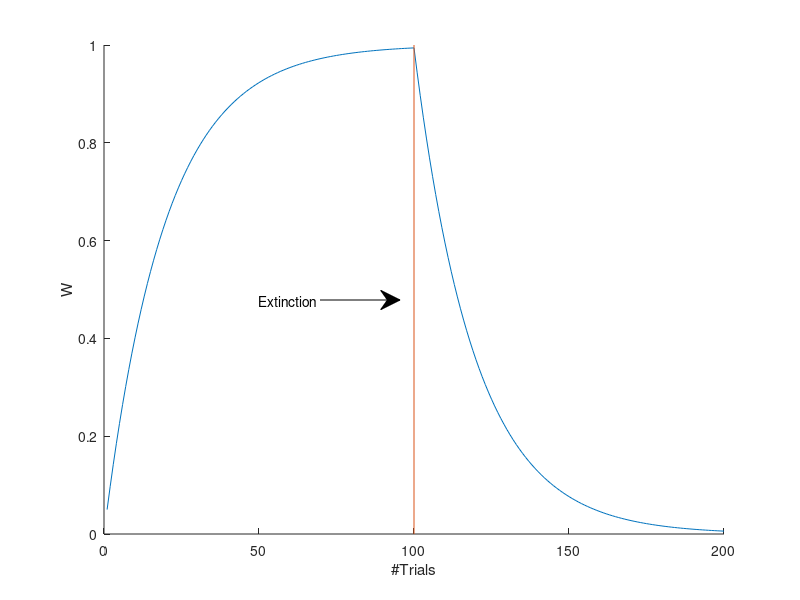

Write MATLAB code to recreate this figure. (Note: this script raises an error after producing the figure.)
%% Q1
% Extinction
clearvars
addpath(genpath('matlabGiftiCifti'));

n_Ptrials = 100;
n_Ntrials = 100;
% v => expected reward
% w => weight
% u => presence of stimuli
% d => difference of actual reward and v
% e => learning rate
w_list = [];
e = 0.05;

w = 0;
u = 1;
for i=1:n_Ptrials
    v = w * u;
    w = w + e * (1-v) * u;
    w_list = [w_list w];
end
u = 1;
for i=1:n_Ntrials
    v = w * u;
    w = w + e * (0-v) * u;
    w_list = [w_list w];
end

figure;
set(gcf,'Color',[1 1 1]);
set(gca,'FontName','arial','FontSize',10); % Check this
plot(1:(n_Ntrials+n_Ptrials),w_list);
xlabel('#Trials');
ylabel('W');
box off
hold on
yL = ylim;
plot([n_Ntrials n_Ntrials],[yL(1) yL(2)])
annotation('textarrow',[0.4 0.5],[0.5 0.5],'String','Extinction')
export_fig('Extinction.png','-r600');

%% Q1
% Partial
clearvars
addpath(genpath('matlabGiftiCifti'));

n_Trials = 4000;
% v => expected reward
% w => weight
% u => presence of stimuli
% d => difference of actual reward (r) and v
% e => learning rate
w_list = [];
e = 0.005;

w = 0;
u = 1;
thresholds = 0.25:0.1:1; % Probability of reward
thresholds_Labels = {'0.25' '0.35' '0.45' '0.55' '0.65' '0.75' '0.85' '0.95'}; % Probability of reward
for j=1:length(thresholds)
    threshold = thresholds(j);
    for i=1:n_Trials
        r = rand() < threshold;
        v = w * u;
        w = w + e * (r-v) * u;
        w_list(j,i) = w;
    end
end

w_list_mean = mean(w_list(:,5000:end),2);

figure;
set(gcf,'Color',[1 1 1]);
set(gca,'FontName','arial','FontSize',10); % Check this
plot(1:(n_Trials),w_list);
xlabel('#Trials');
ylabel('W');
legend(thresholds_Labels,'Location', 'eastoutside');
box off
export_fig('Partial.png','-r600');
%     0.2553
%     0.3490
%     0.4450
%     0.5517
%     0.6451
%     0.7606
%     0.8495
%     0.9497
%% Q1
% Blocking
clearvars
addpath(genpath('matlabGiftiCifti'));

n_Trials = 200;
% v => expected reward
% w => weight
% u => presence of stimuli
% d => difference of actual reward (r) and v
% e => learning rate
w1_list = [];
w2_list = [];
e = 0.05;

w1 = 0;
u = 1;
for i=1:n_Trials
    v = w1 * u;
    w1 = w1 + e * (1-v) * u;
    w1_list = [w1_list w1];
end
u = [1 1];
w2 = 0;
w = [w1 w2];
for i=1:n_Trials
    v = [w1 w2] * u';
    w = w + e * (1-v) * u;
    w1_list = [w1_list w(1)];
    w2_list = [w2_list w(2)];
end

figure;
set(gcf,'Color',[1 1 1]);
set(gca,'FontName','arial','FontSize',10); % Check this
plot(1:(2*n_Trials),w1_list);
hold on
plot(n_Trials+1:(2*n_Trials),w2_list);
xlabel('#Trials');
ylabel('W');
legend({'W1', 'W2'});
box off
export_fig('Blocking.png','-r600');
%% Q1
% Inhibitory
clearvars
addpath(genpath('matlabGiftiCifti'));

n_Trials = 800;
% v => expected reward
% w => weight
% u => presence of stimuli
% d => difference of actual reward (r) and v
% e => learning rate
w_list = [];
e = 0.05;

w1 = 0;
w2 = 0;
w = [w1;w2];
t = 0.05;
r = 0;
rand_vec = rand(1, n_Trials);
for i=1:n_Trials
    if rand_vec(i)<=0.5
        u = [1;0];
        r = 1;
    else
        u = [1;1];
        r = 0;
    end
    v = u' * w;
    w = w + e * (r-v) * u;
    w_list = [w_list w];
end

figure;
set(gcf,'Color',[1 1 1]);
set(gca,'FontName','arial','FontSize',10); % Check this
plot(1:(n_Trials),w_list);
xlabel('#Trials');
ylabel('W');
legend({'W1', 'W2'});
box off
export_fig('Inhibitory.png','-r600');
%% Q1
% Overshadow
clearvars
addpath(genpath('matlabGiftiCifti'));

n_Trials = 100;
% v => expected reward
% w => weight
% u => presence of stimuli
% d => difference of actual reward (r) and v
% e1, e2 => learning rate
w_list = [];
e1 = 0.01;
e2 = 0.05;

w1 = 0;
w2 = 0;
w = [w1;w2];
r = 0;
rand_vec = rand(1, n_Trials);
for i=1:n_Trials
    u = [1;1];
    r = 1;
    v = u' * w;
    w = w + [e1; e2] .* (r-v) .* u;
    w_list = [w_list w];
end

figure;
set(gcf,'Color',[1 1 1]);
set(gca,'FontName','arial','FontSize',10); % Check this
plot(1:(n_Trials),w_list);
xlabel('#Trials');
ylabel('W');
legend({'W1', 'W2'});
title(['e1 = ' num2str(e1) ', e2 = ' num2str(e2)]);
box off
export_fig('Overshadow.png','-r600');